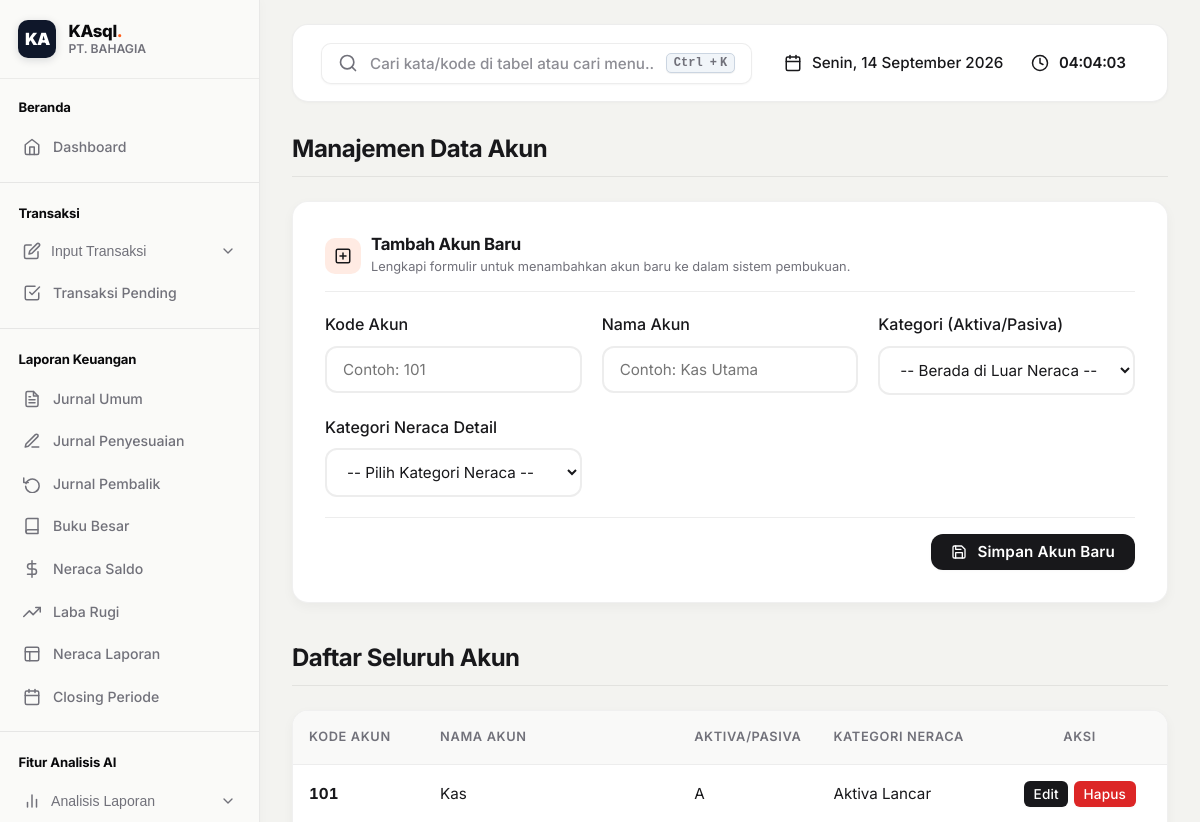
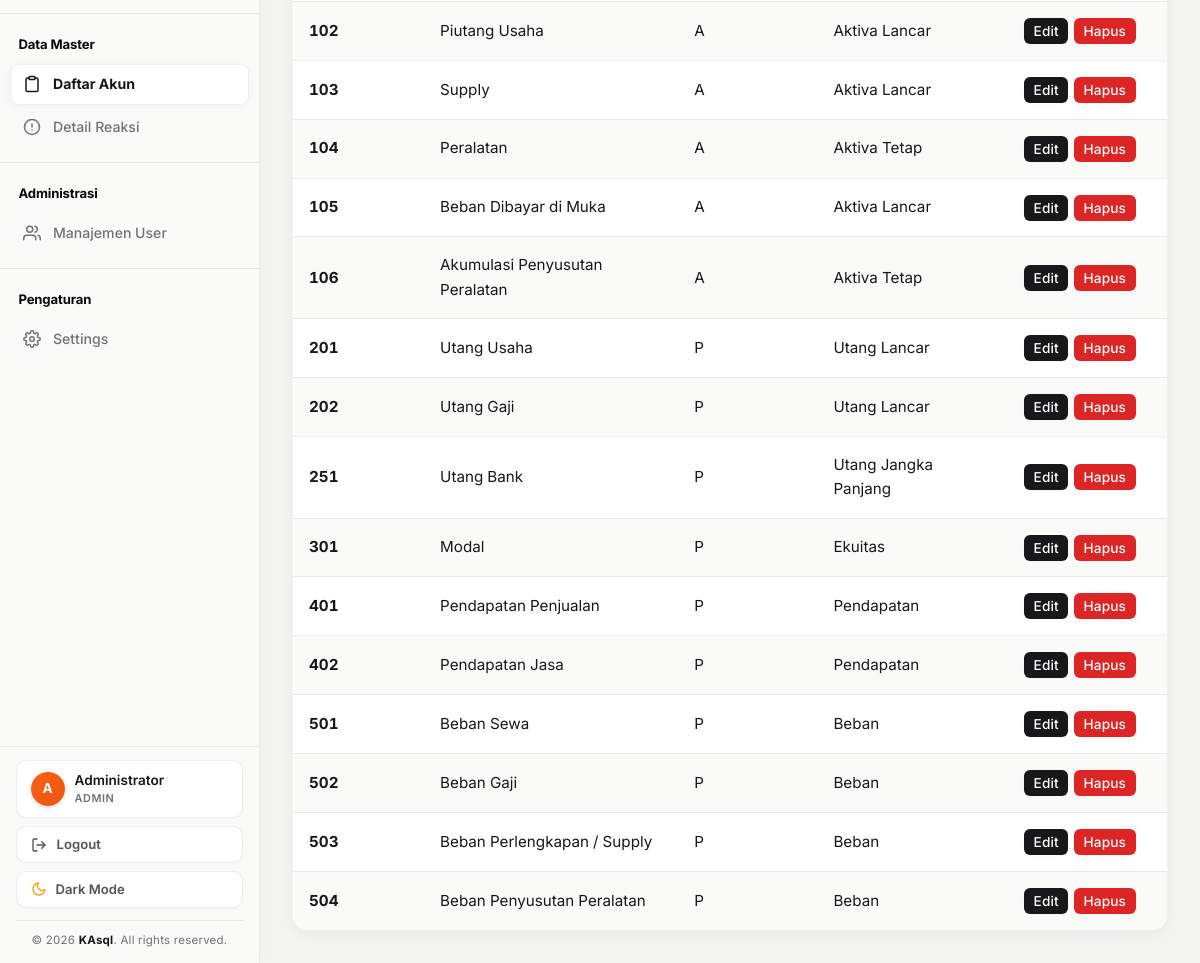
Page /master/akun (signed in) on the committed database (2 pictures, top to bottom).
### tables this page shows
CREATE TABLE `akun` (
  `kode_akun` varchar(10) NOT NULL,
  `akun` varchar(50) NOT NULL,
  `aktiva_pasiva` enum('A','P') DEFAULT NULL,
  `kategori_neraca` varchar(50) DEFAULT NULL,
  PRIMARY KEY (`kode_akun`)
);

### app/controllers/Master.php (called while the page is built, shortened)
<?php
class Master extends Controller {
    public function akun() {
        $model = new AkunModel();
        $error = '';
        $success = '';
        $edit_data = null;
        $data = [
            'title' => 'Manajemen Data Akun',
            'akun_list' => $model->getAllAkun(),
            'edit_data' => $edit_data,
            'success' => $success,
            'error' => $error
        ];
        $this->view('master/akun', $data);
    }
}

### core/App.php (called while the page is built, shortened)
<?php
class App {
    protected $method = 'index';
    protected $params = [];
    public function __construct() {
        $url = $this->parseUrl();
        if (isset($url[0])) {
            $controllerName = ucfirst($url[0]);
            if (file_exists(__DIR__ . '/../app/controllers/' . $controllerName . '.php')) {
                unset($url[0]);
            }
        }
        $this->controller = new $this->controller;
        if (isset($url[1])) {
            if (method_exists($this->controller, $url[1])) {
                $this->method = $url[1];
            }
        }
        call_user_func_array([$this->controller, $this->method], $this->params);
    }
    public function parseUrl() {
        if (isset($_GET['url'])) {
            $url = rtrim($_GET['url'], '/');
            $url = filter_var($url, FILTER_SANITIZE_URL);
            $url = explode('/', $url);
            return $url;
        }
        return [];
    }
}

### index.php (called while the page is built, shortened)
<?php
require_once __DIR__ . '/app/helpers/env_helper.php';
$app = new App();

### app/models/AkunModel.php (called while the page is built, shortened)
<?php
class AkunModel extends Database {
    public function getAllAkun() {
        $sql = "SELECT * FROM akun ORDER BY kode_akun ASC";
        $result = $this->query($sql);
        $data = [];
        if ($result && $result->num_rows > 0) {
            while ($row = $result->fetch_assoc()) {
                $data[] = $row;
            }
        }
        return $data;
    }
}

### core/Database.php (called while the page is built, shortened)
<?php
class Database {
    private $conn;
    public function __construct() {
        require_once __DIR__ . '/../app/helpers/env_helper.php';
        $host = env('DB_HOST', 'localhost');
        $user = env('DB_USER', 'root');
        $pass = env('DB_PASS', '');
        $db   = env('DB_NAME', 'komputer_akuntan_fresh');
        try {
            $this->conn = new mysqli($host, $user, $pass, $db);
        } catch (Exception $e) {
            error_log('[KAsql] Koneksi Database (MVC) Gagal: ' . $e->getMessage());
            die("Terjadi kesalahan internal pada server. Silakan hubungi administrator.");
        }
    }
    public function query($sql) {
        return $this->conn->query($sql);
    }
}

### app/helpers/env_helper.php (called while the page is built, shortened)
<?php
if (!function_exists('env')) {
    function env(string $key, $default = null) {
        $val = getenv($key);
        switch (strtolower($val)) {
            case 'false':
            case '(false)':
                return false;
        }
        return $val;
    }
}

### app/views/master/akun.php (the view, shortened to what this page needs)
<!DOCTYPE html>
<html lang="id">
<head>
    <link rel="stylesheet" href="<?= BASE_URL ?>/public/css/style.css?v=<?= time() ?>">
</head>
<body>
<?php include __DIR__ . '/../layout/sidebar.php'; ?>
<div class="main-content">
    <?php include __DIR__ . '/../layout/header.php'; ?>
<div class="container">
    <div style="display: flex; justify-content: space-between; align-items: center; border-bottom: 1px solid var(--border-color); padding-bottom: 12px; margin-bottom: 24px;">
        <div>
            <h2 style="margin: 0; color: var(--text-main); font-weight: 700;">Manajemen Data Akun</h2>
        </div>
    </div>
    <div class="card" style="width: 100%; margin-bottom: 2rem;">
        <div style="display: flex; align-items: center; justify-content: space-between; margin-bottom: 1.25rem; padding-bottom: 0.85rem; border-bottom: 1px solid var(--border-color);">
            <div style="display: flex; align-items: center; gap: 10px;">
                <div style="width: 36px; height: 36px; border-radius: 10px; background: rgba(255, 94, 26, 0.12); color: var(--primary-color); display: flex; align-items: center; justify-content: center;">
                </div>
                <div>
                    <h4 style="margin: 0; font-size: 1.05rem; font-weight: 700; color: var(--text-main);">
                        <?= $data['edit_data'] ? "Edit Data Akun: " . htmlspecialchars($data['edit_data']['kode_akun']) . " - " . htmlspecialchars($data['edit_data']['akun']) : "Tambah Akun Baru" ?>
                    </h4>
                    <div style="font-size: 0.8rem; color: var(--text-muted); margin-top: 2px;">
                        <?= $data['edit_data'] ? "Perbarui informasi dan klasifikasi akun ini." : "Lengkapi formulir untuk menambahkan akun baru ke dalam sistem pembukuan." ?>
                    </div>
                </div>
            </div>
        </div>
        <form method="POST" action="<?= BASE_URL ?>/master/akun">
            <div style="display: grid; grid-template-columns: repeat(auto-fit, minmax(220px, 1fr)); gap: 1.25rem;">
                <div class="form-group" style="margin-bottom: 0;">
                    <label for="kode_akun" class="form-label">Kode Akun</label>
                    <input type="text" id="kode_akun" name="kode_akun" class="form-control"
                           value="<?= htmlspecialchars($data['edit_data']['kode_akun'] ?? '') ?>"
                           placeholder="Contoh: 101"
                           <?= $data['edit_data'] ? "readonly style='background-color:var(--bg-surface-hover); cursor:not-allowed;'" : "required" ?>>
                </div>
                <div class="form-group" style="margin-bottom: 0;">
                    <label for="nama_akun" class="form-label">Nama Akun</label>
                    <input type="text" id="nama_akun" name="nama_akun" class="form-control"
                           value="<?= htmlspecialchars($data['edit_data']['akun'] ?? '') ?>"
                           placeholder="Contoh: Kas Utama" required>
                </div>
                <div class="form-group" style="margin-bottom: 0;">
                    <label for="aktiva_pasiva" class="form-label">Kategori (Aktiva/Pasiva)</label>
                    <select id="aktiva_pasiva" name="aktiva_pasiva" class="form-control">
                        <option value="">-- Berada di Luar Neraca --</option>
                    </select>
                </div>
                <div class="form-group" style="margin-bottom: 0;">
                    <label for="kategori_neraca" class="form-label">Kategori Neraca Detail</label>
                    <select id="kategori_neraca" name="kategori_neraca" class="form-control">
                        <option value="">-- Pilih Kategori Neraca --</option>
                    </select>
                </div>
            </div>
            <div style="margin-top: 1.25rem; border-top: 1px solid var(--border-color); padding-top: 1rem; display: flex; justify-content: flex-end; align-items: center; gap: 10px;">
                <button type="submit" name="submit_akun" value="1" class="btn btn-primary" style="padding: 0.55rem 1.25rem;">
                    <?= $data['edit_data'] ? "Simpan Perubahan" : "Simpan Akun Baru" ?>
                </button>
            </div>
        </form>
    </div>
    <h3 class="page-title" style="margin-top: 40px;">Daftar Seluruh Akun</h3>
    <div class="table-container">
        <table class="table">
            <thead>
                <tr>
                    <th style="width: 15%">Kode Akun</th>
                    <th>Nama Akun</th>
                    <th style="width: 15%">Aktiva/Pasiva</th>
                    <th style="width: 20%">Kategori Neraca</th>
                    <th style="width: 20%; text-align: center;">Aksi</th>
                </tr>
            </thead>
            <tbody>
                <?php if(count($data['akun_list']) > 0): ?>
                    <?php foreach($data['akun_list'] as $row): ?>
                        <tr>
                            <td class="font-bold"><?= htmlspecialchars($row['kode_akun']) ?></td>
                            <td><?= htmlspecialchars($row['akun']) ?></td>
                            <td><?= htmlspecialchars($row['aktiva_pasiva'] ?? '-') ?></td>
                            <td><?= htmlspecialchars($row['kategori_neraca'] ?? '-') ?></td>
                            <td style="text-align: center;">
                                <div class="action-btn-group">
                                    <a href="<?= BASE_URL ?>/master/akun?action=edit&kode=<?= urlencode($row['kode_akun']) ?>" class="btn btn-accent" style="padding: 0.3rem 0.6rem; font-size: 0.85rem;">Edit</a>
                                    <form method="POST" action="<?= BASE_URL ?>/master/akun" style="display: inline-block;" onsubmit="return confirm('Yakin hapus?');">
                                        <button type="submit" class="btn btn-danger" style="padding: 0.3rem 0.6rem; font-size: 0.85rem;">Hapus</button>
                                    </form>
                                </div>
                            </td>
                        </tr>
                    <?php endforeach; ?>
                <?php else: ?>
                    <tr><td colspan="5" class="text-center">Belum ada data akun.</td></tr>
                <?php endif; ?>
            </tbody>
        </table>
    </div>
</div>
</div>
</body>
</html>

### rows in the picture
akun: kode_akun "101", akun "Kas", aktiva_pasiva "A", kategori_neraca "Aktiva Lancar"
akun: kode_akun "102", akun "Piutang Usaha", aktiva_pasiva "A", kategori_neraca "Aktiva Lancar"
akun: kode_akun "103", akun "Supply", aktiva_pasiva "A", kategori_neraca "Aktiva Lancar"
akun: kode_akun "104", akun "Peralatan", aktiva_pasiva "A", kategori_neraca "Aktiva Tetap"
akun: kode_akun "105", akun "Beban Dibayar di Muka", aktiva_pasiva "A", kategori_neraca "Aktiva Lancar"
akun: kode_akun "106", akun "Akumulasi Penyusutan Peralatan", aktiva_pasiva "A", kategori_neraca "Aktiva Tetap"
akun: kode_akun "201", akun "Utang Usaha", aktiva_pasiva "P", kategori_neraca "Utang Lancar"
akun: kode_akun "202", akun "Utang Gaji", aktiva_pasiva "P", kategori_neraca "Utang Lancar"
akun: kode_akun "251", akun "Utang Bank", aktiva_pasiva "P", kategori_neraca "Utang Jangka Panjang"
akun: kode_akun "301", akun "Modal", aktiva_pasiva "P", kategori_neraca "Ekuitas"
akun: kode_akun "401", akun "Pendapatan Penjualan", aktiva_pasiva "P", kategori_neraca "Pendapatan"
akun: kode_akun "402", akun "Pendapatan Jasa", aktiva_pasiva "P", kategori_neraca "Pendapatan"
akun: kode_akun "501", akun "Beban Sewa", aktiva_pasiva "P", kategori_neraca "Beban"
akun: kode_akun "502", akun "Beban Gaji", aktiva_pasiva "P", kategori_neraca "Beban"
akun: kode_akun "503", akun "Beban Perlengkapan / Supply", aktiva_pasiva "P", kategori_neraca "Beban"
akun: kode_akun "504", akun "Beban Penyusutan Peralatan", aktiva_pasiva "P", kategori_neraca "Beban"

### other values in the picture
$current_nama_perusahaan "PT. BAHAGIA"
$user_initial "A"
$user_nama "Administrator"
$role_display "ADMIN"
